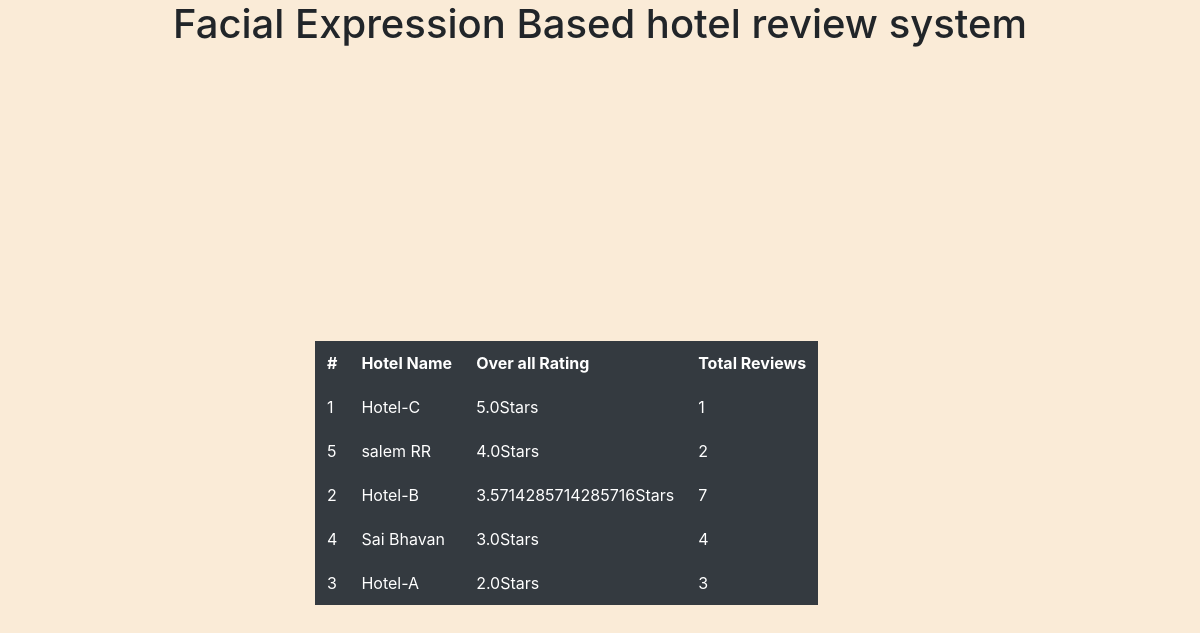
/review_rat/, run on the app's committed database.
### application/models.py (models this page shows, shortened)
class hotel(models.Model):
    name=models.CharField(max_length=100)
    contact=models.CharField(max_length=100)
    avrg=models.FloatField(null=True)
    tot=models.IntegerField(null=True)

### application/views.py (the view)
# urls.py: path('review_rat/',views.review_rat,name='review_rat')
def review_rat(request):
    from django.db.models import Avg,Sum
    hot=hotel.objects.all()
    for i in hot:
        m=review.objects.filter(hid=i).count()
        r=review.objects.filter(hid=i).aggregate(Sum('rating'))
        print(float(r['rating__sum']))
        u=hotel.objects.filter(id=i.id).update(avrg=(r['rating__sum']/m),tot=m)
        print(m)
    return render(request,'application/avg.html',{'con':hotel.objects.all().order_by('-avrg')})

### application/templates/application/avg.html (shortened to what this page needs)
<html>
    <head>
        <link rel="stylesheet" href="https://cdn.jsdelivr.net/npm/bootstrap@4.4.1/dist/css/bootstrap.min.css">
    </head>
    <body style="background-color: antiquewhite;">
        <center><h1>Facial Expression Based hotel review system</h1></center>
        <div class="container" style="background-color: antiquewhite;">
            <div class="row" >
                <div class="collg-6" style="padding:25%;">
                    <table class="table table-borderless table-dark">
                        <thead>
                          <tr>
                            <th scope="id">#</th>
                            <th scope="Hotel Name">Hotel Name</th>
                            <th scope="Rating">Over all Rating</th>
                            <th scope="">Total Reviews</th>
                          </tr>
                        </thead>
                        <tbody>
                            {% for i in con %}
                          <tr>
                            <td>{{i.id}}</td>
                            <td>{{i.name}}</td>
                            <td>{{i.avrg}}Stars</td>
                            <td>{{i.tot}}</td>
                          </tr>
                         {% endfor %}
                        </tbody>
                      </table>
                </div>
            </div>
        </div>
    </body>
</html>

### data on the page
hotel: id "1", name "Hotel-C", avrg "5.0", tot "1"
hotel: id "5", name "salem RR", avrg "4.0", tot "2"
hotel: id "2", name "Hotel-B", avrg "3.5714285714285716", tot "7"
hotel: id "4", name "Sai Bhavan", avrg "3.0", tot "4"
hotel: id "3", name "Hotel-A", avrg "2.0", tot "3"
